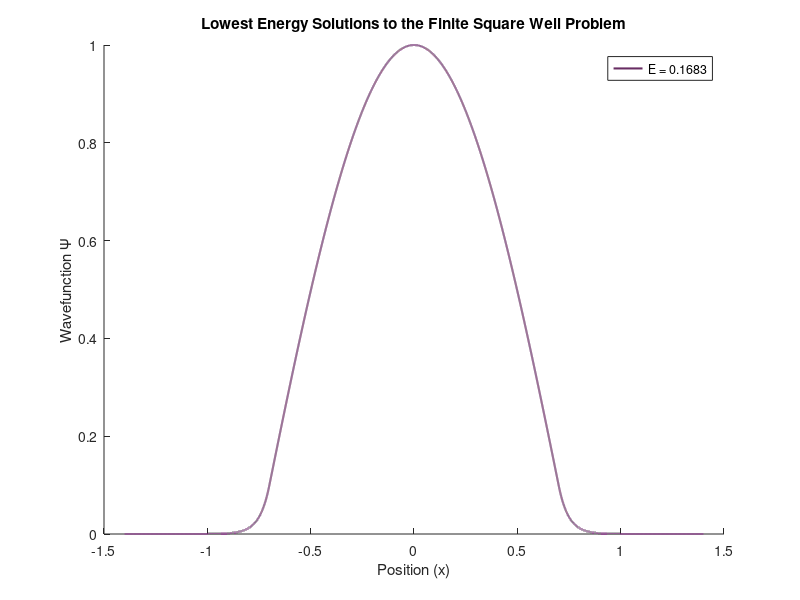

Source code (MATLAB): (Note: this script raises an error after producing the figure.)
% Solutions to the Square Well 
% plots the lowest solutions to the square well
% potential and wave functions 
close all; clear; clc;

% Plot the potential and the wave functions of these solutions
% Pick one unknown value, for instance, D to be equal to 1
a = 0.7;        % units: nm
m = 1.0;        % units: e_m (mass of an electron)
V0 = 17;        % units: ev 

% see schrodinger.m (modified) for calculations  
E1 = 0.1683; % EVEN 
E2 = 0.6727; % ODD 

% colors--why not! 
palatinate_purple = 1/255*[104,45,99];
english_lavender = 1/255*[189,139,156];
platinum = 1/255*[232,233,233];
dark_slate_blue = 1/255*[65,66,136];
old_mauve =  1/255*[112,61,87];
russian_green = 1/255*[92,148,110];
metal = 1/255*[42,45,52];

% initialization
hbar2 = 0.076199682; % m_e Ev nm^2 
k1 = sqrt(2*m*E1/hbar2); 
k2 = sqrt(2*m*E2/hbar2); 
mu1 = sqrt(2*m*(V0-E1)/hbar2); 
mu2 = sqrt(2*m*(V0-E2)/hbar2);  

% create the intervals for each region 
xl = linspace(-2*a,-a,1e4); 
xm = linspace(-a,a,1e4); 
xr = linspace(a,2*a,1e4); 

% setup 
set(gcf,'OuterPosition', get(0,'Screensize') );
disp("Wave Function for Finite Square Well Ψ"); 

% Unknowns 
B = 1; 
A1 = 1;
A2 = -.5;

% Boundary Conditions
D1 = cos(k1*a)/exp(-mu1*a);
D2 = (cos(k1*a)/exp(-mu2*a));

% EVEN E1 (1st)
psi1l = D1*exp(mu1*(xl)); 
psi1m = A1*cos(k1*xm); 
psi1r = D1*exp(-mu1*(xr)); % D1 = F 

% ODD E2 (2nd) 
psi2l = D2*exp(mu2*(xl));
psi2m = A2*sin(k2*xm);
psi2r = -D2*exp(-mu2*(xr)); % D2 = F 

hold on 
% Plotting Ψ as a Function of Position in the Well 
p1(1) = plot(xl,psi1l,'Color',palatinate_purple,'LineWidth',1.5);
p1(2) = plot(xm,psi1m,'Color',palatinate_purple,'LineWidth',1.5);
p1(3) = plot(xr,psi1r,'Color',palatinate_purple,'LineWidth',1.5);
legend(p1(1), 'E = 0.1683')
% 'Color',palatinate_purple,'LineWidth',1.5,'DisplayName',"E = 0.1683");
ylabel("Wavefunction Ψ");
title("Lowest Energy Solutions to the Finite Square Well Problem");
xlabel("Position (x)");
xline(a,'LineWidth',2,'Color',metal); 
xline(-a,'LineWidth',2,'Color',metal); 
ylim([-1.5 1.5])
xlim([-1.3 1.3]) 
set(gca,'FontSize',16)
p2(1) = plot(xl,psi2l,'Color',english_lavender,'LineWidth',1.5);
p2(2) = plot(xm,psi2m,'Color',english_lavender,'LineWidth',1.5);
p2(3) = plot(xr,psi2r,'Color',english_lavender,'LineWidth',1.5);
legend([p1(1), p2(1)], {'E = 0.1683', 'E = 0.6727'}) 

%{
% Graphing the Potential 
% Potential for E1
%} 

en1 = E1; 
mat = [xl, xm, xr]; 
mat2 = [];
i = 0;
lin = -2*a:0.0001:2*a; 
for n=-2*a:0.0001:2*a 
    i = i + 1; 
    if mat(i) < -a % left region -2*a to (-a) 
        mat2 = [mat2,V0]; 
    elseif mat(i) >= -a & mat(i) <= a % middle region -a to a 
        mat2 = [mat2,en1];
    else  % right region 
        mat2 = [mat2,V0];        
    end
end

figure
subplot(2,1,1);
yline(E1,'-.','LineWidth',1,'Color',english_lavender)
hold on; 
plot(lin,mat2,'Color',metal);
text(1.3/2,E1+1.3,'E1 = 0.6964') %E1 = 0.1920; 
xlim([-1.3 1.3]) 
ylim([-3 20])
title("Potential Graph for a Solution to Finite Square Well Problem (E1)") 
xlabel("Position (x)")
ylabel("Energy (eV)") 

% Potential for E2
en2 = E2; 
mat = [xl, xm, xr]; 
mat2 = [];
i = 0;
lin = -2*a:0.0001:2*a; 
for n=-2*a:0.0001:2*a 
    i = i + 1; 
    if mat(i) < -a % left region -2*a to (-a) 
        mat2 = [mat2,V0]; 
    elseif mat(i) >= -a & mat(i) <= a % middle region -a to a
        mat2 = [mat2,en2];
    else  % right region a to 2*a 
        mat2 = [mat2,V0];        
    end
end

subplot(2,1,2);
yline(E2,'-.','LineWidth',1,'Color',english_lavender)
hold on; 
plot(lin,mat2,'Color',metal);
lp = linspace(-2*a,-a,10^4);
rp = linspace(-3,20,10^4);
hold on;
text(1.3/2,E2+1.3,'E2 = 0.6964') 
xlim([-1.3 1.3]) 
ylim([-3 20])
title("Potential Graph for a Solution to Finite Square Well Problem (E2)") 
xlabel("Position (x)")
ylabel("Energy (eV)") 

